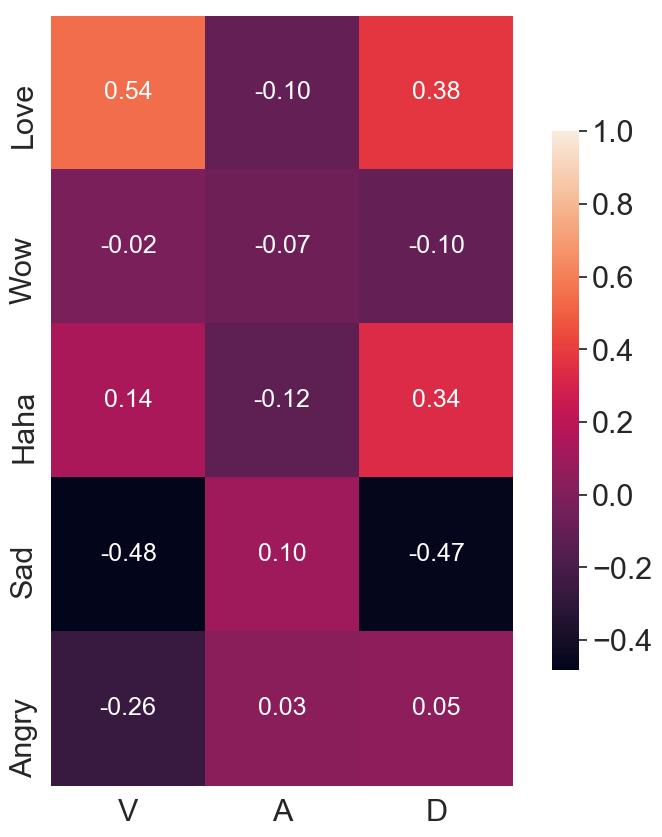

The script that saved this image:
import numpy as np
import pandas as pd
import matplotlib.pyplot as plt
import seaborn as sns
sns.set(style="ticks", color_codes=True)
sns.set(font_scale=2)

cols_writer = ['v', 'a', 'd']
cols_reader = ['love', 'wow', 'haha', 'sad', 'angry']

sentences_holdout = np.load(
    "./original/vad_ratio_data/sentences_holdout.npy", allow_pickle=True)
labels_holdout = np.load(
    "./original/vad_ratio_data/labels_holdout.npy", allow_pickle=True)
express_predictions = np.load(
    "./original/vad_ratio_data/express_predictions.npy", allow_pickle=True)

name = sentences_holdout
love, wow, haha, sad, angry = np.hsplit(
    labels_holdout, 5)
love = love.flatten()
wow = wow.flatten()
haha = haha.flatten()
sad = sad.flatten()
angry = angry.flatten()

express_predictions = np.vstack(express_predictions)
v, a, d = np.hsplit(express_predictions, 3)
v = v.flatten()
a = a.flatten()
d = d.flatten()


df = pd.DataFrame({'name': name, 'love': love, 'wow': wow,
                   'haha': haha, 'sad': sad, 'angry': angry, 'v': v, 'a': a, 'd': d})

df = df.iloc[:20000]

# g2 = sns.PairGrid(df, x_vars=cols_writer, y_vars=cols_reader)
# g2 = g2.map(sns.regplot, lowess=True, scatter_kws={"s": 5,
#                                                    'alpha': 0.15}, line_kws={'color': 'red'})

# plt.savefig('./vad_ratio/vad_ratio_rw_lowess.png', bbox_inches='tight')


def correlation_heatmap(df):
    correlations = df.corr(method='spearman')
    vad_cols = ['v', 'a', 'd']
    react_cols = ['love', 'wow', 'haha', 'sad', 'angry']
    correlations = correlations.drop(vad_cols, axis=0)
    correlations = correlations.drop(react_cols, axis=1)

    fig, ax = plt.subplots(figsize=(10, 10))

    vad_cols = ['V', 'A', 'D']
    react_cols = ['Love', 'Wow', 'Haha', 'Sad', 'Angry']
    sns.heatmap(correlations, fmt='.2f', vmax=1.0,
                square=True, annot=True, cbar_kws={"shrink": .70}, xticklabels=vad_cols, yticklabels=react_cols, annot_kws={"fontsize": 18})

    plt.savefig('./original/vad_ratio_heatmap/vad_ratio_heatmap.png',
                bbox_inches='tight')
    plt.show()


correlation_heatmap(df)
